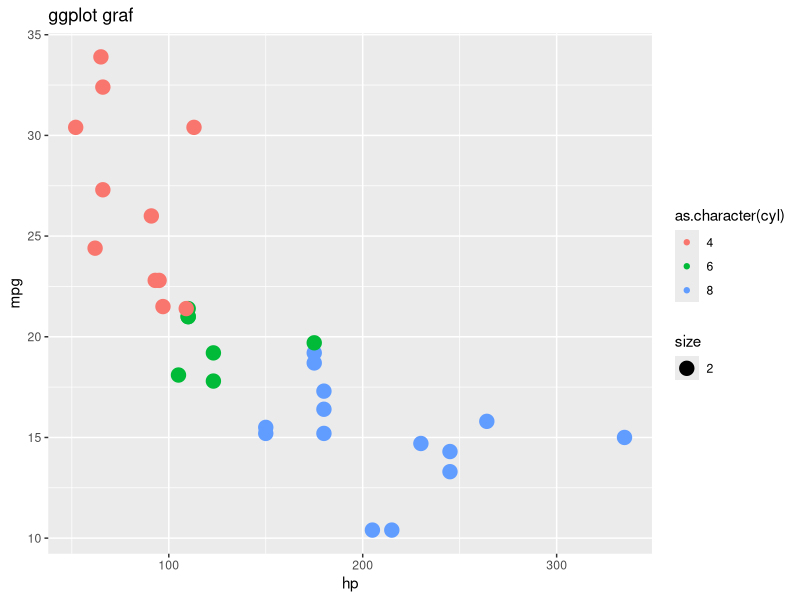

The R script that drew this image:
## ---- chunk 1
suppressPackageStartupMessages(library(tidyverse))

ggplot(mtcars,
       aes(x = hp,
           y = mpg,
           col = as.character(cyl))) +
  geom_point(aes(size = 2)) + 
  labs(title = "ggplot graf")
